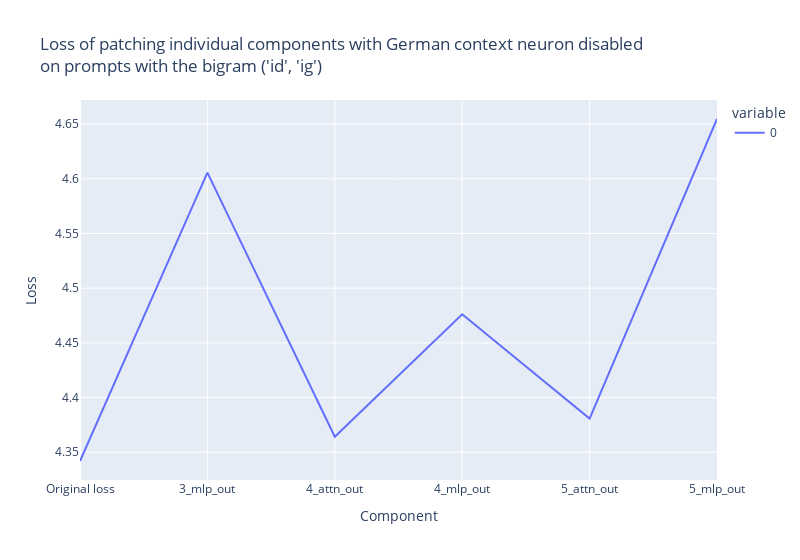
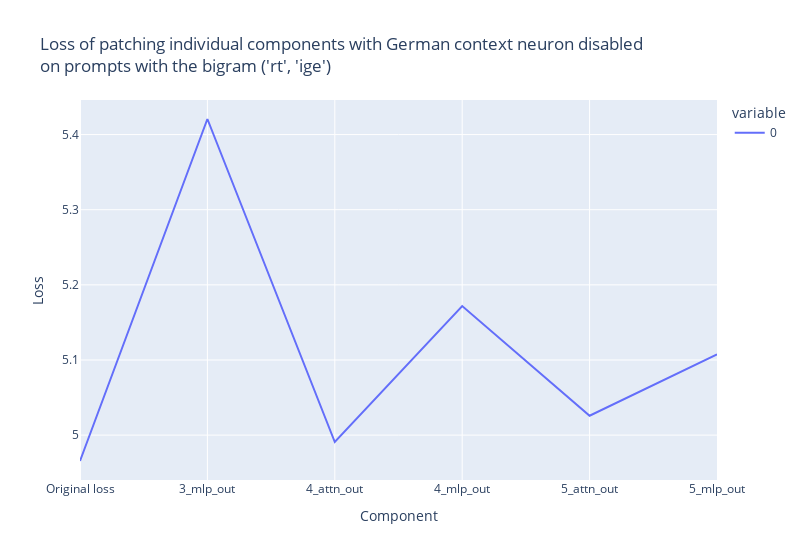
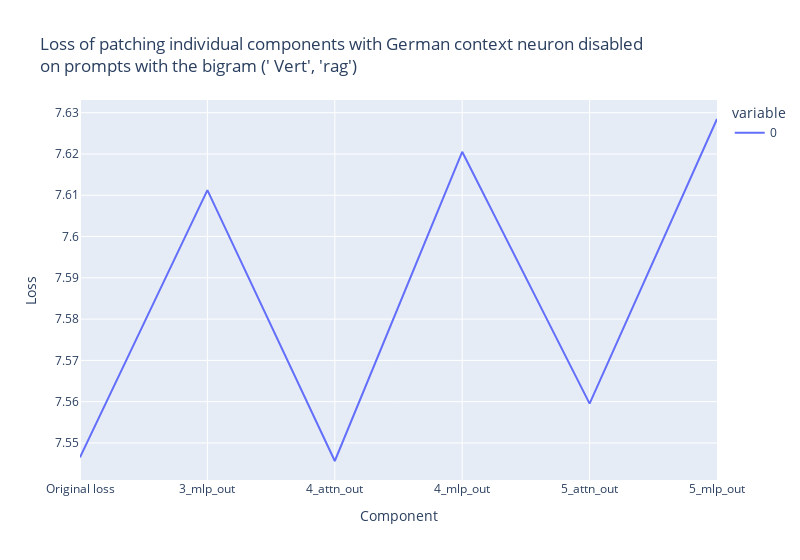
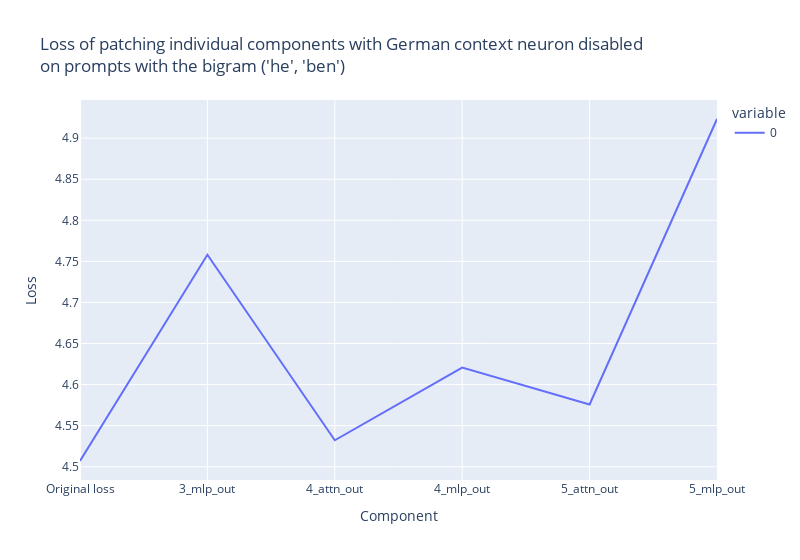

Notebook code cell kept with these figures, in order:
### Markdown cell above
### Loss Component Breakdown - overview, not core

### Code cell
# Indirect effect of ablating the context neuron
# Logit attribution of later components when ablating the context neuron
# Not sure how clean this is - e.g. layer 5 MLP will get the accumulated effects of all previous layers from ablating the context neuron
component_names = ['embed', '0_attn_out', '0_mlp_out', '1_attn_out', '1_mlp_out', '2_attn_out', '2_mlp_out', '3_attn_out', '3_mlp_out', '4_attn_out', '4_mlp_out', '5_attn_out', '5_mlp_out']

def disable_german_l3_hook(value, hook):
    value[:, :, 669] = german_mean_low_activations[3][669].cuda()
    return value
disable_german_l3_fwd_hooks = [(f'blocks.{3}.mlp.hook_post', disable_german_l3_hook)]

# def ablate_german_neurons_hook(value, hook):
#     layer = hook.layer()
#     neurons_for_layer = german_neurons_by_layer[layer]
#     value[:, :, neurons_for_layer] = german_mean_low_activations[layer][neurons_for_layer].cuda()
#     return value
# mlp_pattern = lambda name: name.endswith("mlp.hook_post")
# fwd_hooks=[(mlp_pattern, ablate_german_neurons_hook)]

for key, value in prompts.items():
    # Go through components after MLP3, which contains the first German contextual neuron
    components = []
    losses = []
    for later_component in range(8, 13):
        # print(f"Component: {component_names[later_component]}")
        layer = 3
        original_loss, patched_loss = haystack_utils.get_direct_loss_increase_for_component(value, model, disable_german_l3_fwd_hooks, patched_component=later_component, crop_context_end=500, disable_progress_bar=True)
        if len(losses) == 0:
            components.append("Original loss")
            losses.append(original_loss)
        components.append(component_names[later_component])
        losses.append(patched_loss)

    percent_increase = ((np.array(losses) - losses[0]) / losses[0]) * 100

    haystack_utils.line(losses, xlabel="Component", ylabel="Loss", title=f"Loss of patching individual components with German context neuron disabled <br>on prompts with the bigram {key}", xticks=components, width=800, hover_data=percent_increase.tolist())

### Figure 1 — Plotly figure (JSON) as saved in the notebook; plotly's stock layout.template omitted (floating-point values rounded to 4 significant figures)
{"data": [{"customdata": [0, 6.071, 0.5112, 3.09, 0.8941, 7.201], "hovertemplate": "Loss: %{y:.4f} (+%{customdata:.2f}%)", "legendgroup": "0", "line": {"color": "#636efa", "dash": "solid"}, "marker": {"symbol": "circle"}, "mode": "lines", "name": "0", "orientation": "v", "showlegend": true, "type": "scatter", "x": [0, 1, 2, 3, 4, 5], "xaxis": "x", "y": [4.342, 4.606, 4.364, 4.476, 4.381, 4.655], "yaxis": "y"}], "layout": {"legend": {"title": {"text": "variable"}, "tracegroupgap": 0}, "title": {"text": "Loss of patching individual components with German context neuron disabled <br>on prompts with the bigram ('id', 'ig')"}, "width": 800, "xaxis": {"anchor": "y", "domain": [0, 1], "tickmode": "array", "ticktext": ["Original loss", "3_mlp_out", "4_attn_out", "4_mlp_out", "5_attn_out", "5_mlp_out"], "tickvals": [0, 1, 2, 3, 4, 5], "title": {"text": "Component"}}, "yaxis": {"anchor": "x", "domain": [0, 1], "title": {"text": "Loss"}}}}

### Figure 2 — Plotly figure (JSON) as saved in the notebook; plotly's stock layout.template omitted (floating-point values rounded to 4 significant figures)
{"data": [{"customdata": [0, 9.167, 0.5093, 4.152, 1.212, 2.86], "hovertemplate": "Loss: %{y:.4f} (+%{customdata:.2f}%)", "legendgroup": "0", "line": {"color": "#636efa", "dash": "solid"}, "marker": {"symbol": "circle"}, "mode": "lines", "name": "0", "orientation": "v", "showlegend": true, "type": "scatter", "x": [0, 1, 2, 3, 4, 5], "xaxis": "x", "y": [4.966, 5.421, 4.991, 5.172, 5.026, 5.108], "yaxis": "y"}], "layout": {"legend": {"title": {"text": "variable"}, "tracegroupgap": 0}, "title": {"text": "Loss of patching individual components with German context neuron disabled <br>on prompts with the bigram ('rt', 'ige')"}, "width": 800, "xaxis": {"anchor": "y", "domain": [0, 1], "tickmode": "array", "ticktext": ["Original loss", "3_mlp_out", "4_attn_out", "4_mlp_out", "5_attn_out", "5_mlp_out"], "tickvals": [0, 1, 2, 3, 4, 5], "title": {"text": "Component"}}, "yaxis": {"anchor": "x", "domain": [0, 1], "title": {"text": "Loss"}}}}

### Figure 3 — Plotly figure (JSON) as saved in the notebook; plotly's stock layout.template omitted (floating-point values rounded to 4 significant figures)
{"data": [{"customdata": [0, 0.8582, -0.0115, 0.9811, 0.1726, 1.086], "hovertemplate": "Loss: %{y:.4f} (+%{customdata:.2f}%)", "legendgroup": "0", "line": {"color": "#636efa", "dash": "solid"}, "marker": {"symbol": "circle"}, "mode": "lines", "name": "0", "orientation": "v", "showlegend": true, "type": "scatter", "x": [0, 1, 2, 3, 4, 5], "xaxis": "x", "y": [7.546, 7.611, 7.546, 7.621, 7.56, 7.628], "yaxis": "y"}], "layout": {"legend": {"title": {"text": "variable"}, "tracegroupgap": 0}, "title": {"text": "Loss of patching individual components with German context neuron disabled <br>on prompts with the bigram (' Vert', 'rag')"}, "width": 800, "xaxis": {"anchor": "y", "domain": [0, 1], "tickmode": "array", "ticktext": ["Original loss", "3_mlp_out", "4_attn_out", "4_mlp_out", "5_attn_out", "5_mlp_out"], "tickvals": [0, 1, 2, 3, 4, 5], "title": {"text": "Component"}}, "yaxis": {"anchor": "x", "domain": [0, 1], "title": {"text": "Loss"}}}}

### Figure 4 — Plotly figure (JSON) as saved in the notebook; plotly's stock layout.template omitted (floating-point values rounded to 4 significant figures)
{"data": [{"customdata": [0, 5.571, 0.5591, 2.522, 1.526, 9.239], "hovertemplate": "Loss: %{y:.4f} (+%{customdata:.2f}%)", "legendgroup": "0", "line": {"color": "#636efa", "dash": "solid"}, "marker": {"symbol": "circle"}, "mode": "lines", "name": "0", "orientation": "v", "showlegend": true, "type": "scatter", "x": [0, 1, 2, 3, 4, 5], "xaxis": "x", "y": [4.507, 4.758, 4.532, 4.621, 4.576, 4.923], "yaxis": "y"}], "layout": {"legend": {"title": {"text": "variable"}, "tracegroupgap": 0}, "title": {"text": "Loss of patching individual components with German context neuron disabled <br>on prompts with the bigram ('he', 'ben')"}, "width": 800, "xaxis": {"anchor": "y", "domain": [0, 1], "tickmode": "array", "ticktext": ["Original loss", "3_mlp_out", "4_attn_out", "4_mlp_out", "5_attn_out", "5_mlp_out"], "tickvals": [0, 1, 2, 3, 4, 5], "title": {"text": "Component"}}, "yaxis": {"anchor": "x", "domain": [0, 1], "title": {"text": "Loss"}}}}
